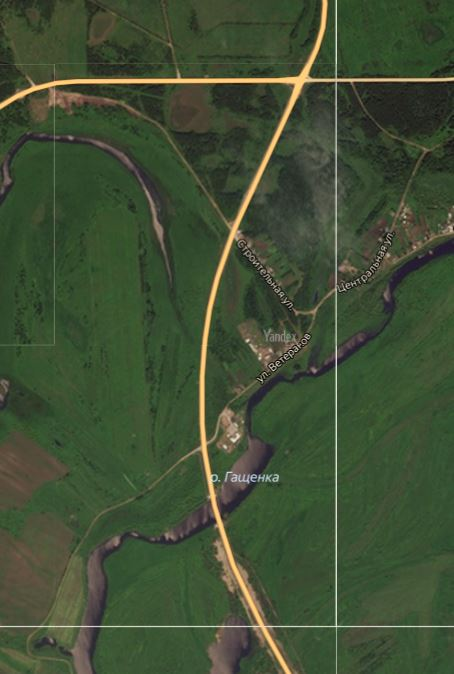
#> input picture Pic_7.JPG, 454 x 674 px
$ python 'visual marked images.py'
#> lines starting #> are read from the running program, lines starting #| are printed output that depends on the picture; after the words box and inside, x2 and y2 are one past the last pixel; in counts of white or black regions, pixels touching at a corner belong together; pictures that were not available may be replaced by others from this repository, and a replacement may not be noted
import os
from skimage import io
import numpy as np
from matplotlib import pyplot as plt

# Loading JPG file mask image for inspection
test_mask_pic = io.imread("Pic_7.JPG")
#> test_mask_pic is the input picture: shape (674, 454, 3); mean R, G, B 64, 78.6, 52.2
plt.imshow(test_mask_pic, cmap="gray")
# plt.show()
# print(np.unique(test_mask_pic))

# Let us load a numoy array saved from Label Studio
#  task-1-annotation-14-by-1-tag-road-0

# Lets up load a numpy array saved from Label Studio
test_mask_np = np.load("task-1-annotation-14-by-1-tag-road-0.npy")
#> (reads task-1-annotation-14-by-1-tag-road-0.npy from the repository)
plt.imshow(test_mask_np, cmap="gray")
# plt.show()
# print(np.unique(test_mask_np))

# Need to binarize the image. Simple thresholing for values above 0.
# Conver all values above 0 to 1 to assign a pixel value of 1 for the Houses class.
# Similary convert other values for other classes to 2, 3 ,etc.

my_mask = np.where(test_mask_pic > 0, 1, test_mask_pic)

plt.imshow(my_mask, cmap="gray")

# Now let us read images from all classes and change pixel values to 1, 2, 3, ...
# You can also combine them into a single image (numpy array) for simple handling in fut...
# (Chaning pixel values is optional if you do not intend to combine them into a single
# It is better to keep them separate, especially for multilabel segmentation
# where classes can overlap


# label_folder = "labels_as_jpg/ - наименование папки
road_masks = []
water_masks = []
all_mask = []

for filename in os.listdir("annotation image"): # - Получить список файлов в директории/каталоге
    if "road" in filename:
        print(filename)
        road_mask = io.imread(filename)
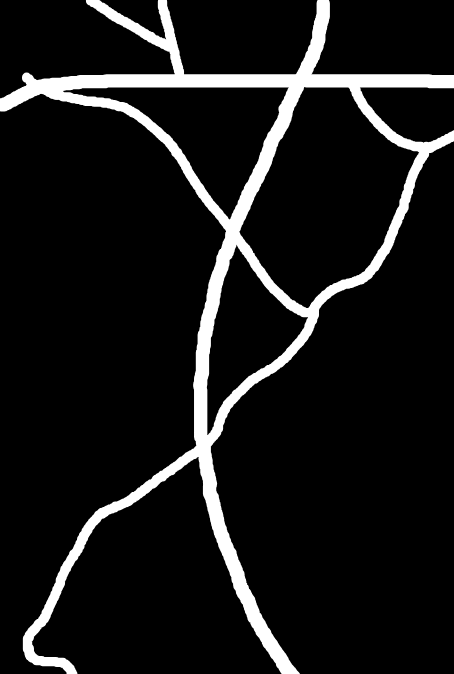
#> input picture task-1-annotation-14-by-1-tag-road-0.png, 454 x 674 px
#> road_mask is the input picture: shape (674, 454); min 0, max 255, mean 24.2
        road_mask = np.where(road_mask > 0, 1, road_mask)
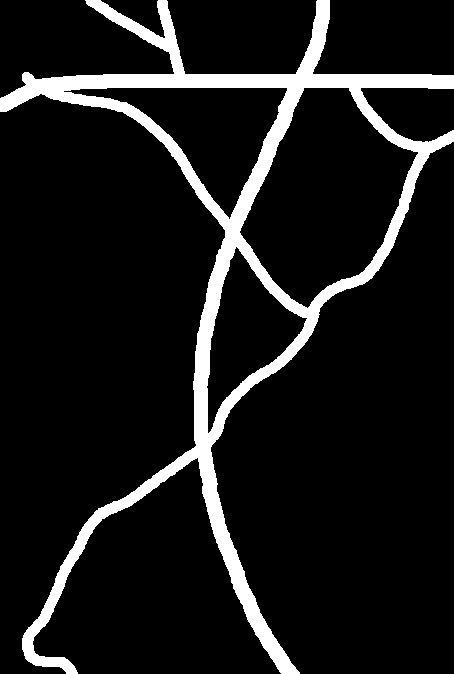
#> road_mask: shape (674, 454); values 0 (black) and 1 (white), 10.3% white; 1 white region, box (x1, y1, x2, y2) and area: (0, 0, 454, 674) 31392
        road_masks.append(road_mask)
    elif "water" in filename:
        print(filename)
        water_mask = io.imread(filename)
        water_mask = np.where(water_mask > 0, 2, water_mask)
        water_masks.append(water_mask)

for i in road_masks:
    print(i)
#> this loop made 1 pass
#> (printed output is left out)
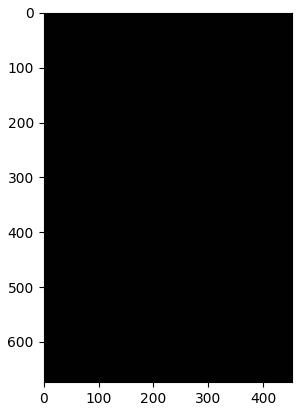
#> figure drawn by matplotlib, 1 panel
